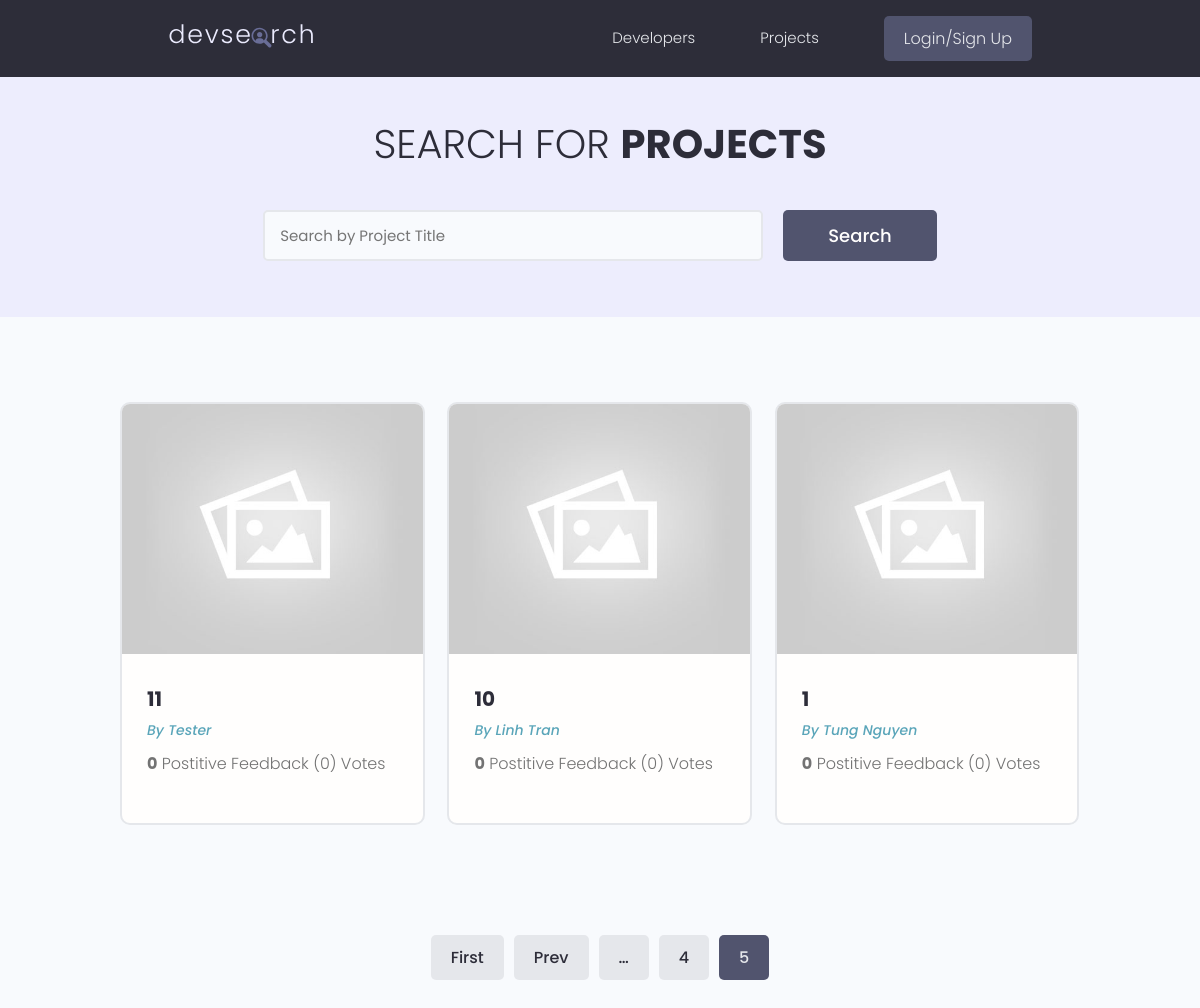
The app's page /?page=5 with its own data.
### projects/models.py (models this page shows, shortened)
class Project(models.Model):
    owner = models.ForeignKey(Profile,null=True , blank=True , on_delete=models.CASCADE)
    title = models.CharField(max_length=255)
    descriptions= models.TextField(null=True,blank=True)
    feature_image = models.ImageField(null=True, blank=True,
                                      default='default.jpg')
    demo_link = models.CharField(max_length=2000,null=True,blank=True)
    source_link= models.CharField(max_length=2000,null=True,blank=True)
    tags= models.ManyToManyField(Tags, blank=True)
    vote_total = models.IntegerField(default=0, null=True, blank=True)
    vote_ratio = models.IntegerField(default=0, null=True, blank=True)
    created = models.DateTimeField(auto_now_add=True) # generate the time when we created.
    id = models.UUIDField(default=uuid.uuid4, unique=True, primary_key=True, editable=False)
    class Meta:
        ordering = ['-vote_total','-vote_ratio','-title']
    @property
    def ImgUrl(self):      #another way to get the image.url
        try:
            img = self.feature_image.url
        except:
            img=''
        return img

### users/models.py (models this page shows, shortened)
class Profile(models.Model):
    user = models.OneToOneField(User,on_delete=models.CASCADE , null=True, blank= True)
    name = models.CharField(max_length=255, blank=True, null=True)
    email = models.EmailField(max_length=500 , blank=True, null=True)
    username = models.CharField(max_length=255, blank=True, null=True)
    location = models.CharField(max_length=255, blank=True, null=True)
    short_intro = models.CharField(max_length=255, blank=True , null=True)
    bio = models.TextField(blank=True,null=True)
    profile_image = models.ImageField(null=True , blank=True, upload_to='profiles/', default='profiles/user-default.png')
    social_github = models.CharField(max_length=255, blank=True, null=True)
    social_twitter = models.CharField(max_length=255, blank=True, null=True)
    social_linkedin = models.CharField(max_length=255, blank=True, null=True)
    social_youtube = models.CharField(max_length=255, blank=True, null=True)
    social_website = models.CharField(max_length=255, blank=True, null=True)
    created = models.DateTimeField(auto_now_add=True)
    id = models.UUIDField(default=uuid.uuid4, unique=True, primary_key=True, editable=False)
    class Meta:
        ordering = ['created']

### projects/views.py (the view)
# urls.py: path('',include('projects.urls')),
def projects(request):
    projects,search_query = searchProjects(request)
    projects,paginator=paginationFunction(request,projects,3)
    context = {'projects':projects,'search_query':search_query,'paginator':paginator}
    return render(request,'projects/projects.html',context=context)

### projects/utils.py (called while the page is built)
def paginationFunction(request,projects,result):
    page =request.GET.get('page')
    paginator = Paginator(projects,result)
    try :
        projects = paginator.page(page)
    except PageNotAnInteger:
        page= 1
        projects = paginator.page(page)
    except EmptyPage:
        page = paginator.projects.number()
        projects= paginator.page(page)
    return projects ,paginator

def searchProjects(request):
    search_query = ''
    if request.GET.get('search_query'):
        search_query = request.GET.get('search_query')
    tags= Tags.objects.filter(name__icontains=search_query)
    projects = Project.objects.distinct().filter(
        Q(title__icontains=search_query)|
        Q(descriptions__icontains=search_query)|
        Q(owner__name__icontains=search_query)|
        Q(tags__in=tags)
    )
    return projects,search_query

### projects/templates/projects/projects.html (shortened to what this page needs)
{% extends 'main.html'%}
{% block content%}
  <main class="projects">
   <section class="hero-section text-center">
     <div class="container container--narrow">
       <div class="hero-section__box">
         <h2>Search for <span>Projects</span></h2>
       </div>
       <div class="hero-section__search">
         <form id ="searchForm" class="form" action="{% url 'projects'%}" method="get">
           <div class="form__field">
             <input class="input input--text" id="formInput#search" type="text" name="search_query"
               placeholder="Search by Project Title" value="{{search_query}}"/>
           </div>
           <input class="btn btn--sub btn--lg" type="submit" value="Search" />
         </form>
       </div>
     </div>
   </section>
   <section class="projectsList">
     <div class="container">
       <div class="grid grid--three">
         {% for project in projects %}
         <div class="column">
           <div class="card project">
             <a href="{% url 'single-project' project.id %}" class="project">
               <img class="project__thumbnail" src="{{project.ImgUrl}}" alt="project thumbnail" />
               <div class="card__body">
                 <h3 class="project__title">{{project.title}}</h3>
                 <p><a class="project__author" href="{% url 'user-profile' project.owner.id %}">By {{project.owner.name}}</a></p>
                 <p class="project--rating">
                   <span style="font-weight: bold;">{{project.vote_ratio}}</span> Postitive
                   Feedback ({{project.vote_total}}) Vote{{project.vote_total|pluralize:"s"}}
                 </p>
               </div>
             </a>
           </div>
         </div>
         {%endfor%}
       </div>
     </div>
   </section>
  {% include 'paginator.html' with queryset=projects %}
 </main>
{% endblock content %}

### static/css/app.css (style rules this page uses)
:root { --color-sub: #2d2d39; }
.btn--sub { background-color: var(--color-sub-light); }
.card { border: 2px solid var(--color-light); }
img { width: 100%; }
.hero-section { height: 40vh; display: flex; align-items: center; background-color: var(--color-sub); }
.hero-section__box { margin-bottom: 4rem; }
.hero-section__box > h2, .hero-section__box > h2 > span { font-size: 4rem; color: var(--color-light); line-height: 1.3; text-transform: uppercase; }
.hero-section__box > h2 { font-weight: 300; }
.hero-section__box > h2 > span { font-weight: 700; }
.hero-section__search > .form { display: flex; align-items: center; justify-content: center; gap: 2rem; }
.hero-section__search > .form input.input--text { width: 50rem; }
.project__author { font-size: 1.4rem; font-style: italic; }
.project--rating { margin-bottom: 1.6em; margin-top: .5em; }
.projects > .hero-section { background: var(--color-sub-lighter); height: 30vh; }
.projects .hero-section__box { margin-bottom: 2.5rem; }
.projects .hero-section__box > h2 { color: var(--color-sub); }
.projects .hero-section__box > h2 > span { font-weight: 700; color: var(--color-sub); }
.projectsList { margin-top: 8rem; }
.project__thumbnail { height: 25rem; object-fit: cover; object-position: top center; }
.project__title { font-size: 2rem; font-weight: 700; color: var(--color-sub); }

### static/uikit/styles/modules/_variables.css (style rules this page uses)
:root { --color-main: #5aa5b9; --color-main-light: #e6faff; --color-sub: #3f4156; --color-sub-light: #51546e; --color-sub-lighter: #ededfd; --color-text: #737373; --color-gray: #8b8b8b; --color-light: #e5e7eb; --color-light-gray: #767676; --color-bg: #f8fafd; --color-white: #fffefd; --color-white-light: #f3f3f3; --color-success: #359e64; --color-success-bg: #def8e8; --color-error: #fc4b0b; --color-error-bg: #fff2ee; --font-base: 'Poppins', arial, helvetica, 'Segoe UI', roboto, ubuntu, sans-serif; --font-monospace: 'Fira Code', 'Courier New', courier, monospace; --font-regular: 300; --font-medium: 500; --font-bold: 700; --generic-shadow: 1px 1px 5px #00000010; --generic-transition: all 0.3s ease-in-out; }

### static/uikit/styles/modules/_base.css (style rules this page uses)
* { margin: 0; padding: 0; box-sizing: border-box; text-rendering: optimizeLegibility; color: inherit; font-size: inherit; }
html { font-size: 50%; }
@media only screen and (min-width: 480px) { html { font-size: 56.25%; } }
@media only screen and (min-width: 1200px) { html { font-size: 62.5%; } }
body { line-height: 1.6; font-weight: 400; font-size: 1.5rem; color: var(--color-text); background-color: var(--color-bg); min-height: 100vh; }

### static/uikit/styles/modules/_typography.css (style rules this page uses)
* { font-family: var(--font-base); }
h2 { font-size: 3.6rem; font-weight: var(--font-bold); }
h3 { font-size: 3.2rem; font-weight: var(--font-medium); }
p, span, strong { font-size: 1.6rem; color: var(--color-text); font-weight: var(--font-regular); }
a { padding-bottom: 2px; text-decoration: none; display: inline-block; color: var(--color-main); font-weight: var(--font-medium); }

### static/uikit/styles/modules/_utilities.css (style rules this page uses)
.container { width: 92%; max-width: 165rem; margin: 0 auto; box-sizing: border-box; }
.container--narrow { width: 92%; max-width: 120rem; }
@media screen and (min-width: 1000px) { .container { width: 90%; } }
@media screen and (min-width: 1000px) { .container--narrow { width: 85%; } }
@media screen and (min-width: 1200px) { .container { width: 80%; } }
@media screen and (min-width: 1200px) { .container--narrow { width: 72%; } }
.text-center { text-align: center; }

### static/uikit/styles/modules/_button.css (style rules this page uses)
.btn { display: inline-block; position: relative; cursor: pointer; background-color: var(--color-light); font-weight: var(--font-medium); color: var(--color-sub); text-decoration: none; padding: 1rem 2rem; border-radius: 0.5rem; border: none; width: -webkit-fit-content; width: -moz-fit-content; width: fit-content; height: -webkit-fit-content; height: -moz-fit-content; height: fit-content; font-size: 1.6rem; outline-width: 0; outline-color: transparent; -webkit-backface-visibility: hidden; backface-visibility: hidden; transition: all 0.3s ease-in-out; }
.btn--sub { background-color: var(--color-sub); color: var(--color-white); }
.btn--lg { font-size: 1.8rem; padding: 1.2rem 4.5rem; }

### static/uikit/styles/modules/_card.css (style rules this page uses)
.card { border-radius: 1rem; background-color: var(--color-white); border: 1.5px solid var(--color-light); width: auto; height: auto; margin-top: 0.5rem; margin-bottom: 0.5rem; overflow: hidden; }
.card__body, .card__header { padding: 2rem 2.5rem; }

### records on screen
Project: ImgUrl (placeholder picture), title "11", owner.name "Tester", vote_ratio "0", vote_total "0"
Project: ImgUrl (placeholder picture), title "10", owner.name "Linh Tran", vote_ratio "0", vote_total "0"
Project: ImgUrl (placeholder picture), title "1", owner.name "Tung Nguyen", vote_ratio "0", vote_total "0"

### other values on screen
{{ page }} "4"
{{ page }} "5"
